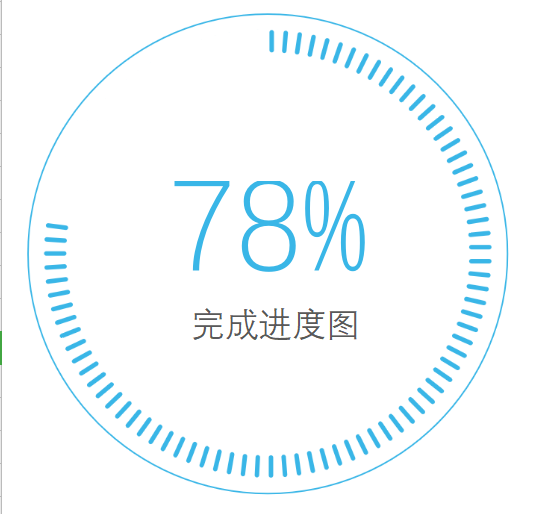
#> input picture img/circle.png, 550 x 514 px, found by its file name
$ python 8_5.py
#> lines starting #> are read from the running program, lines starting #| are printed output that depends on the picture
import cv2 as cv
import numpy as np

#黑帽运算，原始图像减去闭运算结果
image = cv.imread("C:/Users/silencht/Desktop/Opencv_Learn/img/circle.png")
#> image is the input picture: shape (514, 550, 3); mean B, G, R 252.8, 250.5, 244.6
k = np.ones((10,10),np.uint8)
blackhat_img = cv.morphologyEx(image, cv.MORPH_BLACKHAT, k) #获得比原始图像边缘更加黑暗的边缘部分，或者获得图像内部的小孔
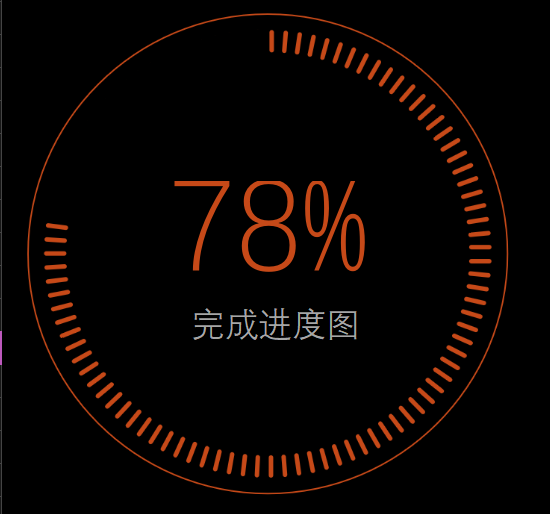
#> blackhat_img: shape (514, 550, 3); mean B, G, R 2.2, 4.5, 10.4

cv.imshow("original image",image)
cv.imshow("blackhat_img",blackhat_img)
cv.waitKey()
cv.destroyAllWindows()

#礼帽运算：原始图像减去开运算结果
tophat_img = cv.morphologyEx(image, cv.MORPH_TOPHAT, k) #获得图像的噪声信息，或者比原始图像边缘更亮的边缘部分
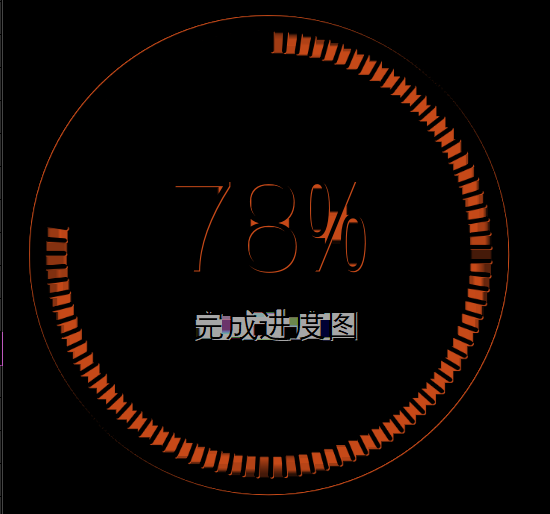
#> tophat_img: shape (514, 550, 3); mean B, G, R 2.8, 5.1, 11.2
#也可以用erode和dilate来实现闭运算
cv.imshow("original image",image)
cv.imshow("tophat_img",tophat_img )
cv.waitKey()
cv.destroyAllWindows()
